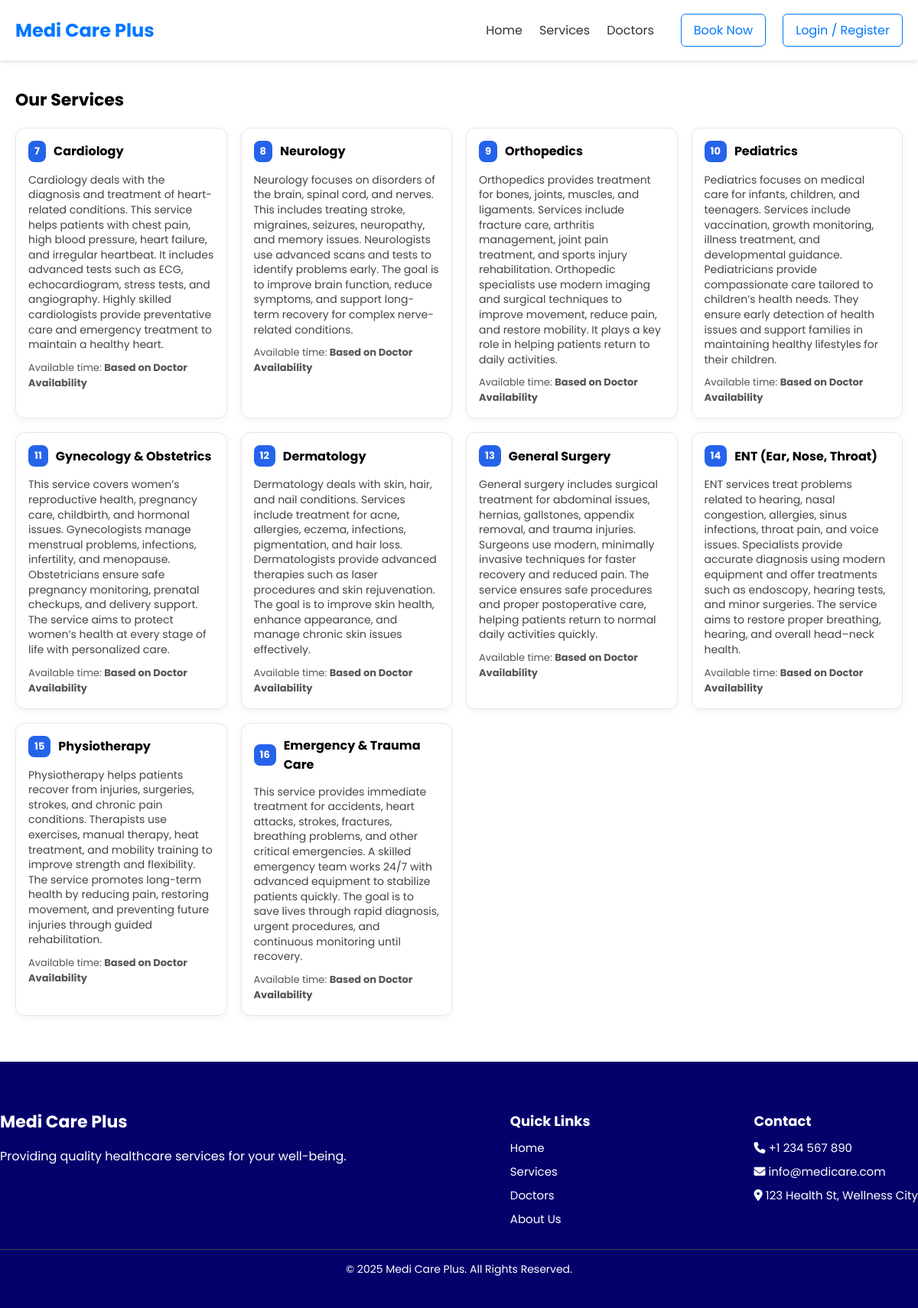
Page /Code/services.php on the committed database.
### tables this page shows
CREATE TABLE `services` (
  `service_id` int(10) UNSIGNED NOT NULL,
  `name` varchar(100) DEFAULT NULL,
  `description` text DEFAULT NULL
);

### Code/services.php (the view)
<?php include('inc/header.php'); ?>
<?php include('inc/connection.php');
$sql = "SELECT * FROM services";
$result = mysqli_query($conn, $sql);
?>
<div class="services-container">
    <h1 class="page-title">Our Services</h1>
    <div class="services-grid">
        <?php while ($row = mysqli_fetch_assoc($result)) { ?>
            <article class="service-box">
                <div class="service-title">
                    <span class="service-badge"><?php echo $row['service_id']; ?></span>
                    <span><?php echo $row['name']; ?></span>
                </div>
                <p class="service-desc">
                    <?php echo $row['description']; ?>
                </p>
                <div class="service-meta">
                    Available time: <strong>Based on Doctor Availability</strong>
                </div>
            </article>
        <?php } ?>
    </div>
</div>
<?php include('inc/footer.php'); ?>

### Code/css/style.css (style rules this page uses)
body { margin: 0; font-family: 'Poppins', sans-serif; background: #ffffff; width: auto; }
.services-container { padding: 20px; }
.services-container .page-title { font-size: 22px; margin-bottom: 20px; font-weight: 700; }
.services-grid { display: grid; grid-template-columns: repeat(auto-fill, minmax(250px, 1fr)); gap: 18px; margin-top: 20px; }
.service-box { border: 1px solid #e5e7eb; padding: 16px; border-radius: 12px; background: #ffffff; box-shadow: 0 3px 10px rgba(0,0,0,0.05); }
.service-title { display: flex; align-items: center; gap: 10px; font-weight: 700; font-size: 16px; margin-bottom: 10px; }
.service-badge { background: #2563eb; color: #fff; padding: 4px 8px; border-radius: 8px; font-size: 13px; }
.service-desc { color: #444; font-size: 14px; margin-bottom: 10px; line-height: 1.4; }
.service-meta { margin-top: 10px; font-size: 13px; color: #555; }
.page-title { font-size: 22px; margin-bottom: 20px; }

### rows in the picture
services: service_id "7", name "Cardiology", description "Cardiology deals with the diagnosis and treatment of heart-related conditions. This service helps patients with chest pain, high blood pressure, heart failure, and irregular heartbeat. It includes advanced tests such as ECG, echocardiogram, stress tests, and angiography. Highly skilled cardiologists provide preventative care and emergency treatment to maintain a healthy heart."
services: service_id "8", name "Neurology", description "Neurology focuses on disorders of the brain, spinal cord, and nerves. This includes treating stroke, migraines, seizures, neuropathy, and memory issues. Neurologists use advanced scans and tests to identify problems early. The goal is to improve brain function, reduce symptoms, and support long-term recovery for complex nerve-related conditions."
services: service_id "9", name "Orthopedics", description "Orthopedics provides treatment for bones, joints, muscles, and ligaments. Services include fracture care, arthritis management, joint pain treatment, and sports injury rehabilitation. Orthopedic specialists use modern imaging and surgical techniques to improve movement, reduce pain, and restore mobility. It plays a key role in helping patients return to daily activities."
services: service_id "10", name "Pediatrics", description "Pediatrics focuses on medical care for infants, children, and teenagers. Services include vaccination, growth monitoring, illness treatment, and developmental guidance. Pediatricians provide compassionate care tailored to children’s health needs. They ensure early detection of health issues and support families in maintaining healthy lifestyles for their children."
services: service_id "11", name "Gynecology & Obstetrics", description "This service covers women’s reproductive health, pregnancy care, childbirth, and hormonal issues. Gynecologists manage menstrual problems, infections, infertility, and menopause. Obstetricians ensure safe pregnancy monitoring, prenatal checkups, and delivery support. The service aims to protect women’s health at every stage of life with personalized care."
services: service_id "12", name "Dermatology", description "Dermatology deals with skin, hair, and nail conditions. Services include treatment for acne, allergies, eczema, infections, pigmentation, and hair loss. Dermatologists provide advanced therapies such as laser procedures and skin rejuvenation. The goal is to improve skin health, enhance appearance, and manage chronic skin issues effectively."
services: service_id "13", name "General Surgery", description "General surgery includes surgical treatment for abdominal issues, hernias, gallstones, appendix removal, and trauma injuries. Surgeons use modern, minimally invasive techniques for faster recovery and reduced pain. The service ensures safe procedures and proper postoperative care, helping patients return to normal daily activities quickly."
services: service_id "14", name "ENT (Ear, Nose, Throat)", description "ENT services treat problems related to hearing, nasal congestion, allergies, sinus infections, throat pain, and voice issues. Specialists provide accurate diagnosis using modern equipment and offer treatments such as endoscopy, hearing tests, and minor surgeries. The service aims to restore proper breathing, hearing, and overall head–neck health."
services: service_id "15", name "Physiotherapy", description "Physiotherapy helps patients recover from injuries, surgeries, strokes, and chronic pain conditions. Therapists use exercises, manual therapy, heat treatment, and mobility training to improve strength and flexibility. The service promotes long-term health by reducing pain, restoring movement, and preventing future injuries through guided rehabilitation."
services: service_id "16", name "Emergency & Trauma Care", description "This service provides immediate treatment for accidents, heart attacks, strokes, fractures, breathing problems, and other critical emergencies. A skilled emergency team works 24/7 with advanced equipment to stabilize patients quickly. The goal is to save lives through rapid diagnosis, urgent procedures, and continuous monitoring until recovery."
